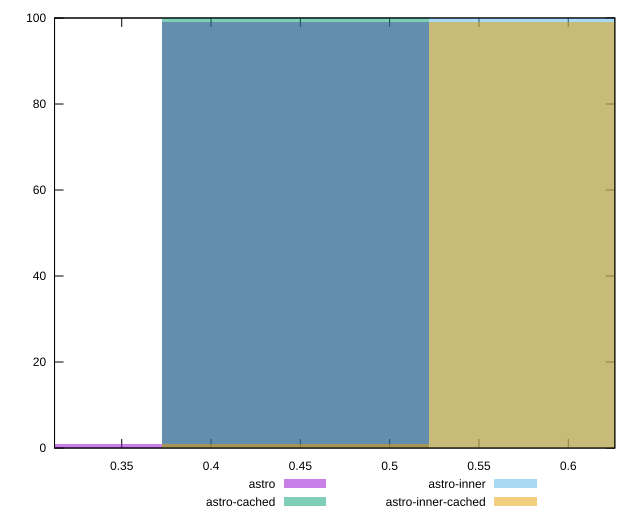

Recreate this plot in gnuplot.
reset

$astro <<EOF
0.2982455807147994 1
0.44736837107219907 99
EOF

$astroCached <<EOF
0.44736837107219907 100
EOF

$astroInner <<EOF
0.5964911614295988 100
EOF

$astroInnerCached <<EOF
0.44736837107219907 1
0.5964911614295988 99
EOF

set key outside below
set boxwidth 0.1491227903573997
set xrange [0.31237744144749463:0.6260646888521699]
set yrange [0:100]
set trange [0:100]
set style fill transparent solid 0.5 noborder
set terminal svg size 640, 520 enhanced background rgb 'white'
set output "reports/report_00033_2021-03-01T14-23-16.841Z/meta/pScore/comparison/histogram/all_raw.svg"

plot $astro title "astro" with boxes, \
     $astroCached title "astro-cached" with boxes, \
     $astroInner title "astro-inner" with boxes, \
     $astroInnerCached title "astro-inner-cached" with boxes

reset
